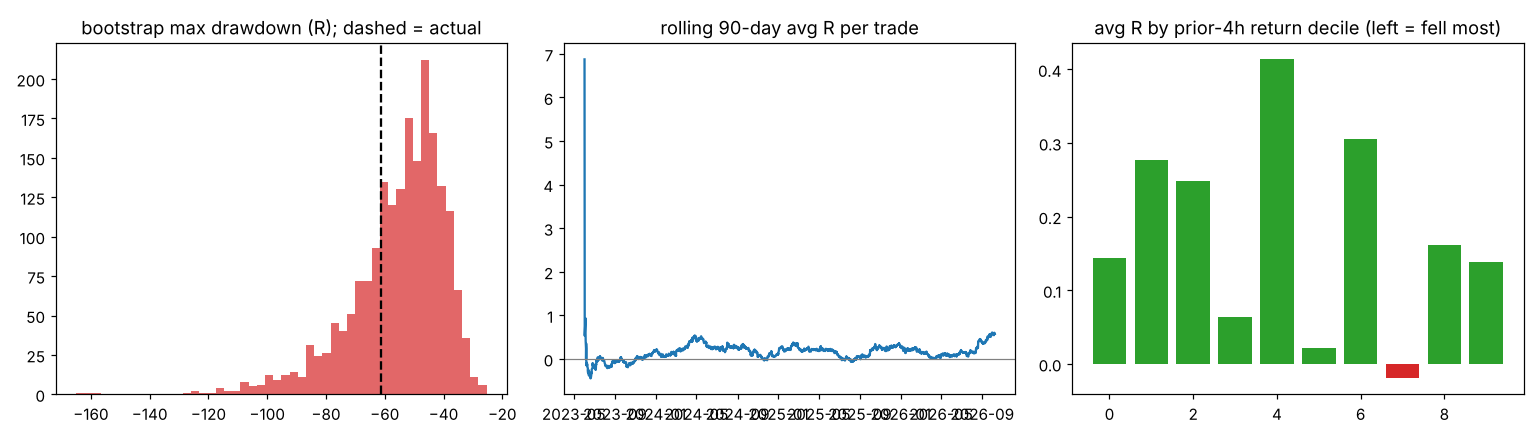

Python code for this plot:
"""第二十五部分：M1 急跌買（停損 3 ATR、不設停利、持有 120 根）的進場樣貌、穩健性與失效情境。

A. 開單當下「速度」長什麼樣（前 5/15/30 分跌了多少、v、z、波動）
B. 穩健性：參數單一維度微調、單日虧損上限 / 連虧停手、日區塊 bootstrap 回撤分布
C. 什麼時候沒效：依趨勢、波動、新聞時段、當日第幾次訊號、是否破前日低、點差、近期績效分組（樣本內 / 樣本外分開看）
樣本內 < 2025-01-01、樣本外 ≥ 2025-01-01；單位 R（停損距離）與 bp。
輸出：results_part25.txt、part25_trades.csv、part25_robust.png
"""
import numpy as np
import pandas as pd
import matplotlib
matplotlib.use("Agg")
import matplotlib.pyplot as plt
from load import load

SPLIT = pd.Timestamp("2025-01-01")
BASE = dict(thr=2.5, sl=3.0, hold=120, zw=1380, span=20)
out = []


def p(*a):
    s = " ".join(str(x) for x in a)
    print(s)
    out.append(s)


m = load("data/XAUUSD_M1_2023_2026.csv")
c = m.close
pc = c.shift()
tr = pd.concat([m.high - m.low, (m.high - pc).abs(), (m.low - pc).abs()], axis=1).max(axis=1)
atr = tr.rolling(60).mean()
gap = m.index.to_series().diff() > pd.Timedelta(minutes=6)
dlt = c.diff().where(~gap)
o, h, l, cl, A = m.open.to_numpy(), m.high.to_numpy(), m.low.to_numpy(), c.to_numpy(), atr.to_numpy()
spr = m.spread.to_numpy() * 0.01
ts = m.index
# 交易日 = broker 01:00 起算（與定案 A 相同）
tday = (ts - pd.Timedelta(hours=1)).normalize()
day_low = pd.Series(l, index=ts).groupby(tday).cummin().to_numpy()
day_open = pd.Series(o, index=ts).groupby(tday).transform("first").to_numpy()
dl = pd.Series(l, index=ts).groupby(tday).min()
prev_low = pd.Series(tday, index=ts).map(dl.shift()).to_numpy()
dc = pd.Series(cl, index=ts).groupby(tday).last()
do = pd.Series(o, index=ts).groupby(tday).first()
prev_ret = pd.Series(tday, index=ts).map(((dc - do) / do * 1e4).shift()).to_numpy()
atr_rel = (atr / atr.rolling(1380).mean()).to_numpy()
r1 = (c.diff() / c.shift() * 1e4).where(~gap)
mu = r1.rolling(27600, min_periods=5000).mean().to_numpy()
# 日線 ATR（前 10 個交易日）相對於過去 60 個交易日 → 大週期波動
dh = pd.Series(h, index=ts).groupby(tday).max()
drng = (dh - dl) / dc * 1e4
datr_rel = pd.Series(tday, index=ts).map((drng.rolling(10).mean() / drng.rolling(60).mean()).shift()).to_numpy()
zcache = {}


def zser(zw, span):
    k = (zw, span)
    if k not in zcache:
        v = dlt.ewm(span=span, adjust=False).mean() / atr
        zcache[k] = ((v - v.rolling(zw).mean()) / v.rolling(zw).std()).to_numpy(), v.to_numpy()
    return zcache[k]


def gen(thr, sl, hold, zw, span, feats=False):
    Z, V = zser(zw, span)
    trig = Z <= -thr
    pos = np.flatnonzero(trig & ~np.r_[False, trig[:-1]])
    rows, busy, nday, lastday = [], -1, 0, None
    for t in pos:
        if t + hold + 1 >= len(m) or not np.isfinite(A[t]) or t < 300:
            continue
        if tday[t] != lastday:
            nday, lastday = 0, tday[t]
        nday += 1                                                   # 當日第幾次訊號（含持倉中被忽略的）
        if t <= busy:
            continue
        e, x = t + 1, t + hold
        if ts[x] - ts[t] > pd.Timedelta(minutes=hold * 1.6 + 30):
            continue
        ep, sd = o[e], sl * A[t]
        sp = ep - sd
        hit = np.flatnonzero(l[e:x + 1] <= sp)
        if len(hit):
            xi = e + hit[0]
            xp, why = (min(o[xi], sp) if xi > e else sp), "停損"
        else:
            xi, xp, why = x, cl[x], "時間"
        busy = xi
        pnl = xp - ep - spr[e]
        r = dict(訊號時間=ts[t], 交易日=tday[t], 進場價=ep, 出場時間=ts[xi], 出場原因=why, 停損距離=sd,
                 損益_R=pnl / sd, 損益_bp=pnl / ep * 1e4, 去漂移_bp=pnl / ep * 1e4 - mu[t] * (xi - e + 1))
        if feats:
            r.update(z=Z[t], v=V[t], ATR60=A[t],
                     跌5分_ATR=(cl[t] - cl[t - 5]) / A[t], 跌15分_ATR=(cl[t] - cl[t - 15]) / A[t], 跌30分_ATR=(cl[t] - cl[t - 30]) / A[t],
                     跌5分_美元=cl[t] - cl[t - 5], 跌15分_美元=cl[t] - cl[t - 15], 跌15分_bp=(cl[t] / cl[t - 15] - 1) * 1e4,
                     前4小時_bp=(cl[t] / cl[t - 240] - 1) * 1e4, 今日_bp=(cl[t] / day_open[t] - 1) * 1e4, 前日_bp=prev_ret[t],
                     ATR相對1天=atr_rel[t], 日波動相對=datr_rel[t], 在今日低點=cl[t] - day_low[t] <= 0.5 * A[t],
                     破前日低=cl[t] < prev_low[t], 當日第幾次=nday, 點差_R=spr[e] / sd, 時=ts[e].hour, 分=ts[e].minute)
        rows.append(r)
    T = pd.DataFrame(rows)
    T["樣本"] = np.where(T.訊號時間 < SPLIT, "IS", "OOS")
    return T


def line(T, label):
    R = T.損益_R
    eq = R.cumsum()
    t = R.mean() / R.std() * np.sqrt(len(R)) if len(R) > 2 else np.nan
    i, oo = T[T.樣本 == "IS"].損益_R, T[T.樣本 == "OOS"].損益_R
    return (f"{label:34s} n={len(T):5d} 每筆 {R.mean():+.3f}R {T.損益_bp.mean():+.2f}bp (t {t:+.2f}) 勝率 {(R > 0).mean():.0%} "
            f"| IS {i.mean():+.3f} OOS {oo.mean():+.3f} | 總 {R.sum():+.0f}R 回撤 {(eq - eq.cummax()).min():.0f}R")


T = gen(**BASE, feats=True)
T.round(4).to_csv("part25_trades.csv", index=False, encoding="utf-8-sig")
p("=" * 120)
p("第二十五部分：M1 急跌買（z_v20 首次 ≤ −2.5、停損 3 ATR、不設停利、持有 120 根）")
p("=" * 120)
p(line(T, "基準"))

# ================================================================ A
p("\n--- A. 開單當下的樣子（中位數 [10% ~ 90%]）")
for k in ("z", "v", "跌5分_ATR", "跌15分_ATR", "跌30分_ATR", "跌5分_美元", "跌15分_美元", "跌15分_bp", "ATR60", "ATR相對1天", "前4小時_bp", "今日_bp"):
    s = T[k]
    p(f"  {k:10s} {s.median():+9.2f}  [{s.quantile(.1):+9.2f} ~ {s.quantile(.9):+9.2f}]")
p(f"  訊號時剛好在今日低點附近（0.5 ATR 內）：{T.在今日低點.mean():.0%}；跌破前一日低點：{T.破前日低.mean():.0%}")
p("  逐年 15 分鐘跌幅中位（美元 / bp）：" + " ".join(
    f"{y}: {g.跌15分_美元.median():+.2f} / {g.跌15分_bp.median():+.1f}" for y, g in T.groupby(T.訊號時間.dt.year)))

# ================================================================ B1 參數微調
p("\n--- B1. 參數單一維度微調（其他維持基準）")
grid = dict(thr=(2.0, 2.25, 2.5, 2.75, 3.0), sl=(2.0, 2.5, 3.0, 3.5, 4.0), hold=(60, 90, 120, 180, 240),
            zw=(720, 1380, 2880, 7200), span=(10, 15, 20, 30, 40))
nb = []
for k, vals in grid.items():
    for val in vals:
        cfg = dict(BASE, **{k: val})
        S = gen(**cfg)
        p(line(S, f"{k}={val}"))
        nb.append((k, val, S.groupby("樣本").損益_bp.mean().to_dict()))

# ================================================================ B2 單日停手
p("\n--- B2. 單日虧損上限 / 連虧停手（觸發後當天不再開新單；以交易日 01:00 切）")


def daily_rule(T, max_loss=None, max_consec=None, max_trades=None):
    keep = []
    for _, g in T.groupby("交易日", sort=True):
        cum, consec, n = 0.0, 0, 0
        for i, r in g.iterrows():
            if (max_loss is not None and cum <= -max_loss) or (max_consec is not None and consec >= max_consec) or \
               (max_trades is not None and n >= max_trades):
                break
            keep.append(i)
            cum += r.損益_R
            n += 1
            consec = consec + 1 if r.損益_R <= 0 else 0
    return T.loc[keep]


for lbl, kw in [("無限制", {}), ("單日虧 ≥ 2R 停手", dict(max_loss=2)), ("單日虧 ≥ 3R 停手", dict(max_loss=3)),
                ("單日虧 ≥ 4R 停手", dict(max_loss=4)), ("單日虧 ≥ 5R 停手", dict(max_loss=5)),
                ("連虧 2 筆停手", dict(max_consec=2)), ("連虧 3 筆停手", dict(max_consec=3)), ("連虧 4 筆停手", dict(max_consec=4)),
                ("每日最多 3 筆", dict(max_trades=3)), ("每日最多 5 筆", dict(max_trades=5))]:
    S = daily_rule(T, **kw)
    dd = S.groupby("交易日").損益_R.sum()
    p(line(S, lbl) + f" | 最差日 {dd.min():+.1f}R")
p("  單日損益分布（R）：" + " ".join(f"{q:.0%}:{T.groupby('交易日').損益_R.sum().quantile(q):+.1f}" for q in (.01, .05, .1, .5, .9, .95, .99)))
cl_ = (T.損益_R <= 0).astype(int)
runs = cl_.groupby((cl_ != cl_.shift()).cumsum()).sum()
p("  連虧長度分布：" + " ".join(f"≥{k}:{(runs >= k).sum()}次" for k in (5, 8, 10, 12, 15, 20)) + f"，最長 {runs.max()}")
p("  連虧之後下一筆的表現：" + " ".join(
    f"連虧≥{k}後 {T.損益_R[(cl_.groupby((cl_ != cl_.shift()).cumsum()).cumsum().shift() >= k)].mean():+.3f}R" for k in (3, 5, 8)))

# ================================================================ B3 bootstrap
p("\n--- B3. 回撤分布（以交易日為單位重抽 2000 次，長度同全期）")
rng = np.random.default_rng(0)
dR = T.groupby("交易日").損益_R.sum().to_numpy()
mdd, tot = [], []
for _ in range(2000):
    s = rng.choice(dR, len(dR), replace=True)
    eq = np.cumsum(s)
    mdd.append((eq - np.maximum.accumulate(eq)).min())
    tot.append(eq[-1])
mdd, tot = np.array(mdd), np.array(tot)
p(f"  最大回撤 R：中位 {np.median(mdd):.0f}，95% 分位 {np.quantile(mdd, .05):.0f}，99% 分位 {np.quantile(mdd, .01):.0f}；實際 {((T.損益_R.cumsum()) - T.損益_R.cumsum().cummax()).min():.0f}")
p(f"  總 R ≤ 0 的機率 {(tot <= 0).mean():.1%}；總 R 5% 分位 {np.quantile(tot, .05):+.0f}")
p(f"  → 每筆風險 r%：回撤 ≈ r × R；例 0.2% × 99% 分位 {np.quantile(mdd, .01):.0f}R = {0.2 * np.quantile(mdd, .01):.0f}%")

# ================================================================ C 失效情境
p("\n--- C. 什麼時候沒效（每格：筆數、每筆 R、IS / OOS 每筆 R、去漂移 bp）")


def split(col, bins=None, labels=None, q=None):
    s = T[col]
    if q:
        g = pd.qcut(s, q, duplicates="drop")
    elif bins is not None:
        g = pd.cut(s, bins, labels=labels)
    else:
        g = s
    rows = []
    for key, G in T.groupby(g, observed=True):
        rows.append(dict(分組=str(key), n=len(G), R=G.損益_R.mean(), IS=G[G.樣本 == "IS"].損益_R.mean(),
                         OOS=G[G.樣本 == "OOS"].損益_R.mean(), 去漂移bp=G.去漂移_bp.mean(), 勝率=(G.損益_R > 0).mean()))
    p(f"[{col}]")
    p(pd.DataFrame(rows).round(3).to_string(index=False))


split("前4小時_bp", q=5)
split("今日_bp", q=5)
split("前日_bp", q=5)
split("ATR相對1天", q=5)
split("日波動相對", q=4)
split("跌15分_ATR", q=5)
split("z", bins=[-99, -4, -3.5, -3, -2.5])
split("當日第幾次", bins=[0, 1, 2, 3, 5, 99], labels=["1", "2", "3", "4-5", "6+"])
split("在今日低點")
split("破前日低")
split("點差_R", q=4)
T["新聞窗"] = np.select([(T.時 == 15) & (T.分 >= 25) | (T.時 == 16) & (T.分 < 5), (T.時 == 21) & (T.分 < 40), (T.時 == 17) & (T.分 < 20)],
                      ["15:25-16:05（美數據 8:30 NY）", "21:00-21:40（FOMC 14:00 NY）", "17:00-17:20（10:00 NY 數據）"], "其他")
split("新聞窗")
T["時段"] = pd.cut(T.時, [0, 4, 8, 11, 14, 17, 20, 24], right=False, labels=["00-03", "04-07", "08-10", "11-13", "14-16", "17-19", "20-23"])
split("時段")
# 近期績效（只用已出場的單）→ 是否該暫停
T["前30筆"] = T.損益_R.rolling(30).sum().shift()
split("前30筆", q=5)
T["前20日"] = T.訊號時間.map(T.set_index("訊號時間").損益_R.rolling("20D").sum().shift())
split("前20日", q=5)

# ---------------------------------------------------------------- 圖
fig, ax = plt.subplots(1, 3, figsize=(14, 4))
ax[0].hist(mdd, bins=50, color="tab:red", alpha=0.7)
ax[0].axvline(((T.損益_R.cumsum()) - T.損益_R.cumsum().cummax()).min(), color="k", ls="--")
ax[0].set_title("bootstrap max drawdown (R); dashed = actual")
roll = T.set_index("訊號時間").損益_R.rolling("90D").mean()
ax[1].plot(roll.index, roll.values)
ax[1].axhline(0, color="grey", lw=0.8)
ax[1].set_title("rolling 90-day avg R per trade")
g = T.groupby(pd.qcut(T["前4小時_bp"], 10)).損益_R.mean()
ax[2].bar(range(len(g)), g.values, color=np.where(g.values > 0, "tab:green", "tab:red"))
ax[2].set_title("avg R by prior-4h return decile (left = fell most)")
fig.tight_layout()
fig.savefig("part25_robust.png", dpi=110)
open("results_part25.txt", "w").write("\n".join(out) + "\n")
